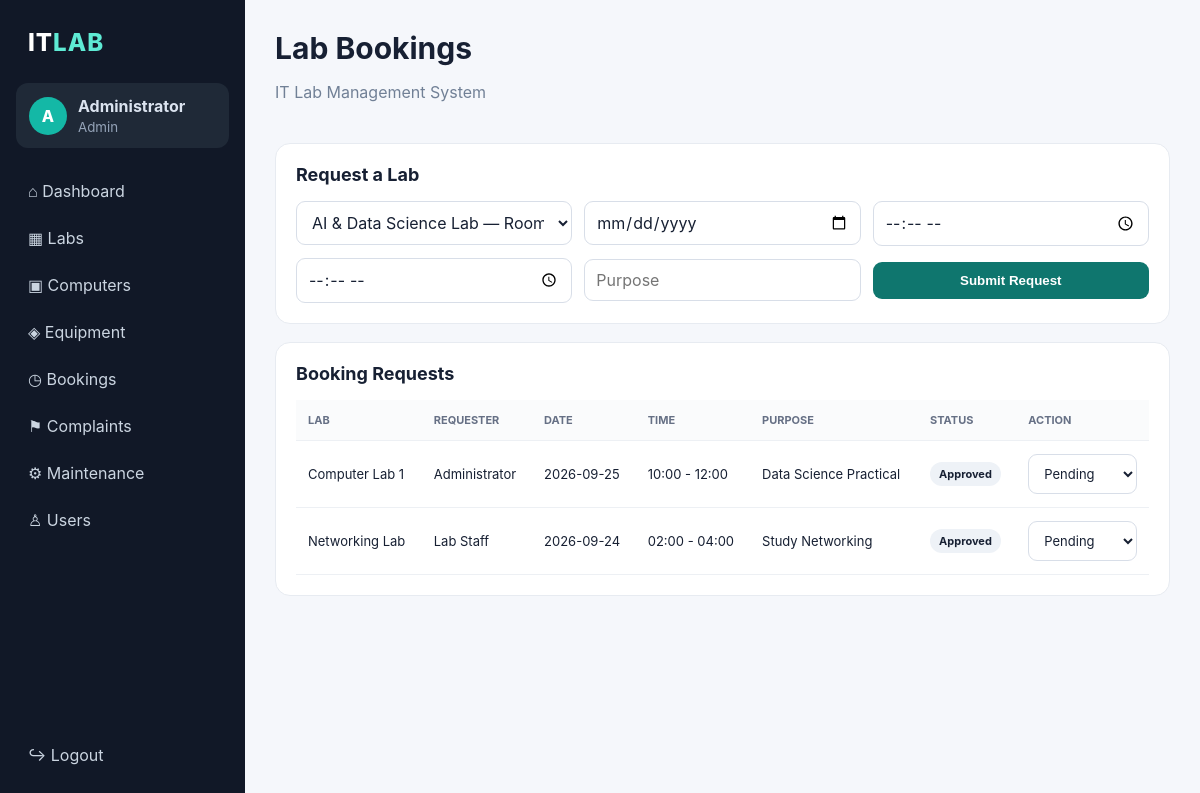
The app's page /bookings (signed in) with its own data.
### tables this page shows
CREATE TABLE users (
        id INTEGER PRIMARY KEY AUTOINCREMENT,
        name TEXT NOT NULL,
        email TEXT UNIQUE NOT NULL,
        password TEXT NOT NULL,
        role TEXT NOT NULL DEFAULT 'staff'
    );

CREATE TABLE bookings (
        id INTEGER PRIMARY KEY AUTOINCREMENT,
        lab_id INTEGER NOT NULL,
        user_id INTEGER NOT NULL,
        date TEXT NOT NULL,
        start_time TEXT NOT NULL,
        end_time TEXT NOT NULL,
        purpose TEXT NOT NULL,
        status TEXT NOT NULL DEFAULT 'Pending',
        FOREIGN KEY(lab_id) REFERENCES labs(id),
        FOREIGN KEY(user_id) REFERENCES users(id)
    );

CREATE TABLE labs (
        id INTEGER PRIMARY KEY AUTOINCREMENT,
        name TEXT NOT NULL,
        room TEXT NOT NULL,
        capacity INTEGER NOT NULL,
        status TEXT NOT NULL DEFAULT 'Available'
    );

### app.py (the view, shortened to what this page needs)
@app.route("/bookings", methods=["GET","POST"])
@login_required
def bookings():
    conn=get_db()
    rows=conn.execute("""SELECT b.*,l.name lab_name,u.name user_name
                         FROM bookings b JOIN labs l ON l.id=b.lab_id JOIN users u ON u.id=b.user_id
                         ORDER BY b.date DESC,b.start_time DESC""").fetchall()
    labs=conn.execute("SELECT * FROM labs ORDER BY name").fetchall()
    conn.close()
    return render_template("bookings.html", bookings=rows, labs=labs)

### app.py (called while the page is built)
def get_db():
    conn = sqlite3.connect(DB)
    conn.row_factory = sqlite3.Row
    return conn

def login_required(f):
    @wraps(f)
    def wrapper(*args, **kwargs):
        if "user_id" not in session:
            return redirect(url_for("login"))
        return f(*args, **kwargs)
    return wrapper

### templates/bookings.html
{% extends "base.html" %}
{% block heading %}Lab Bookings{% endblock %}
{% block content %}
<div class="card"><div class="cardhead"><h2>Request a Lab</h2></div><form class="formgrid" method="post"><select name="lab_id" required>{% for l in labs %}<option value="{{l.id}}">{{l.name}} — {{l.room}}</option>{% endfor %}</select><input type="date" name="date" required><input type="time" name="start_time" required><input type="time" name="end_time" required><input name="purpose" placeholder="Purpose" required><button class="btn primary">Submit Request</button></form></div>
<div class="card"><div class="cardhead"><h2>Booking Requests</h2></div><div class="tablewrap"><table><thead><tr><th>Lab</th><th>Requester</th><th>Date</th><th>Time</th><th>Purpose</th><th>Status</th>{% if session.get('role')=='admin' %}<th>Action</th>{% endif %}</tr></thead><tbody>{% for b in bookings %}<tr><td>{{b.lab_name}}</td><td>{{b.user_name}}</td><td>{{b.date}}</td><td>{{b.start_time}} - {{b.end_time}}</td><td>{{b.purpose}}</td><td><span class="badge">{{b.status}}</span></td>{% if session.get('role')=='admin' %}<td><form method="post" action="{{url_for('booking_status',bid=b.id)}}"><select name="status" onchange="this.form.submit()"><option>Pending</option><option>Approved</option><option>Rejected</option></select></form></td>{% endif %}</tr>{% endfor %}</tbody></table></div></div>
{% endblock %}

### templates/base.html (shortened to what this page needs)
<!doctype html>
<html lang="en">
<head>
<link rel="stylesheet" href="{{ url_for('static', filename='style.css') }}">
</head>
<body>
{% if session.get('user_id') %}
<div class="app">
<aside class="sidebar">
  <div class="brand">IT<span>LAB</span></div>
  <div class="userbox"><div class="avatar">{{ session.get('name','U')[0] }}</div><div><b>{{session.get('name')}}</b><small>{{session.get('role')|capitalize}}</small></div></div>
  <nav>
    <a href="{{url_for('dashboard')}}">⌂ Dashboard</a>
    <a href="{{url_for('labs')}}">▦ Labs</a>
    <a href="{{url_for('computers')}}">▣ Computers</a>
    <a href="{{url_for('equipment')}}">◈ Equipment</a>
    <a href="{{url_for('bookings')}}">◷ Bookings</a>
    <a href="{{url_for('complaints')}}">⚑ Complaints</a>
    <a href="{{url_for('maintenance')}}">⚙ Maintenance</a>
    {% if session.get('role')=='admin' %}<a href="{{url_for('users')}}">♙ Users</a>{% endif %}
  </nav>
  <a class="logout" href="{{url_for('logout')}}">↪ Logout</a>
</aside>
<main class="main">
<header><div><h1>{% block heading %}Dashboard{% endblock %}</h1><p class="muted">IT Lab Management System</p></div><div class="date">{{ now if now else '' }}</div></header>
{% block content %}{% endblock %}
</main>
</div>
{% else %}
{% block auth %}{% endblock %}
{% endif %}
</body>
</html>

### static/style.css (style rules this page uses)
* { box-sizing:border-box }
body { margin:0;font-family:Inter,Segoe UI,Arial,sans-serif;background:#f5f7fb;color:#172033 }
.app { display:flex;min-height:100vh }
.sidebar { width:245px;background:#111827;color:#dbe3ef;padding:24px 16px;display:flex;flex-direction:column;position:fixed;inset:0 auto 0 0 }
.brand { font-size:24px;font-weight:800;letter-spacing:1px;padding:4px 12px 26px;color:#fff }
.brand span { color:#5eead4 }
.userbox { display:flex;gap:11px;align-items:center;padding:13px;background:#1f2937;border-radius:12px;margin-bottom:22px }
.avatar { width:38px;height:38px;border-radius:50%;display:grid;place-items:center;background:#14b8a6;color:white;font-weight:800 }
.userbox small { display:block;color:#94a3b8;margin-top:3px }
nav { display:grid;gap:5px }
nav a,.logout { color:#cbd5e1;text-decoration:none;padding:11px 12px;border-radius:9px }
.logout { margin-top:auto }
.main { margin-left:245px;padding:30px;max-width:1500px;width:calc(100% - 245px) }
header { display:flex;justify-content:space-between;align-items:start;margin-bottom:25px }
h1 { margin:0 0 3px;font-size:30px }
h2 { margin:0;font-size:18px }
.muted,small { color:#718096 }
.card { background:white;border:1px solid #e7ebf1;border-radius:15px;padding:20px;margin-bottom:18px }
.cardhead { display:flex;justify-content:space-between;align-items:center;margin-bottom:16px }
.badge { display:inline-block;background:#eef2f7;border-radius:999px;padding:5px 9px;font-size:11px;font-weight:700 }
.tablewrap { overflow:auto }
table { width:100%;border-collapse:collapse;min-width:760px }
th,td { text-align:left;padding:13px 12px;border-bottom:1px solid #edf0f4;font-size:13px }
th { font-size:11px;text-transform:uppercase;color:#667085;background:#fafbfc }
.formgrid { display:grid;grid-template-columns:repeat(3,1fr);gap:12px;align-items:center }
input,select,textarea { width:100%;border:1px solid #d8dee8;border-radius:9px;padding:10px 11px;background:#fff;color:#172033;font:inherit }
.btn { border:0;border-radius:9px;padding:11px 16px;font-weight:700;cursor:pointer }
.primary { background:#0f766e;color:white }

### records on screen
users: get "Administrator", get "Admin"
bookings: lab_name "Computer Lab 1", user_name "Administrator", date "2026-09-25", start_time "10:00", end_time "12:00", purpose "Data Science Practical", status "Approved"
bookings: lab_name "Networking Lab", user_name "Lab Staff", date "2026-09-24", start_time "02:00", end_time "04:00", purpose "Study Networking", status "Approved"

### other values on screen
{{ session.get('name','U')[0] }} "A"
form field lab_id "AI & Data Science Lab — Room 202"
